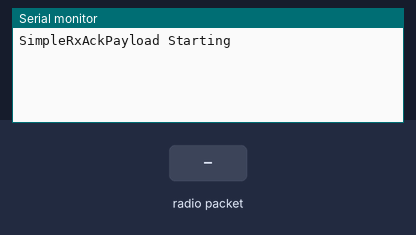
The sketch below on a simulated Arduino Mega 2560, built with avr-gcc and run on an emulated ATmega2560. Parts: the last lines printed to the serial monitor. The test bench sets the inputs (shaded band). No radio packets arrive unless stated.

Above: at 1.2 s.
1.3 s: radio packet "1" arrives
At 2.5 s:
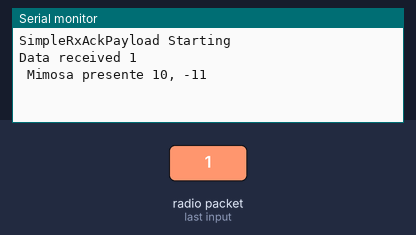
2.8 s: radio packet "0" arrives
At 3.8 s:
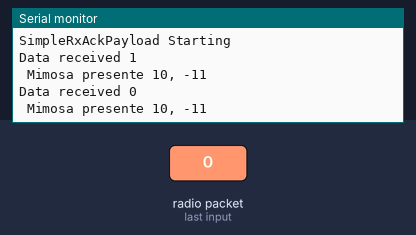
4.3 s: radio packet "2" arrives
At 5.0 s:
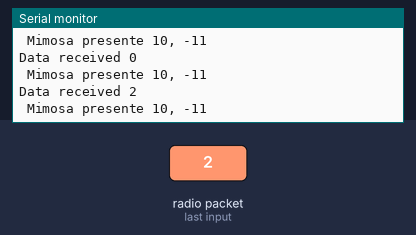

The sketch:

A_possivel_solu__o__2_tew.ino
```cpp
#include <nRF24L01.h>
#include <RF24.h>

#define CE_PIN   3
#define CSN_PIN 53

const byte thisSlaveAddress[5] = {'R','x','A','A','A'};

RF24 radio(CE_PIN, CSN_PIN);

char dataReceived[10]; // this must match dataToSend in the TX
int ackData[2] = {10, -11}; // the two values to be sent to the master
bool newData = false;

//==============

void setup() {

    Serial.begin(9600);

    Serial.println("SimpleRxAckPayload Starting");
    radio.begin();
    radio.setDataRate( RF24_250KBPS );
    radio.openReadingPipe(1, thisSlaveAddress);

    radio.enableAckPayload();
    radio.writeAckPayload(1, &ackData, sizeof(ackData)); // pre-load data

    radio.startListening();
}

//==========

void loop() {
    getData();
    showData();
}

//============

void getData() {
    if ( radio.available() ) {
        radio.read( &dataReceived, sizeof(dataReceived) );
        updateReplyData();
        newData = true;
    }
}

//================

void showData() {
    if (newData == true) {
        Serial.print("Data received ");
        Serial.println(dataReceived);
        Serial.print(" Mimosa presente ");
        Serial.print(ackData[0]);
        Serial.print(", ");
        Serial.println(ackData[1]);
        newData = false;
    }
}

//================

void updateReplyData() {
    ackData[0] -= 1;
    ackData[1] -= 1;
    if (ackData[0] != 10) {
        ackData[0] = 10;
    }
    if (ackData[1]!= -11) {
        ackData[1] = -11;
    }
    radio.writeAckPayload(1, &ackData, sizeof(ackData)); // load the payload for the next time
}
```

Measured:
- after the input at 1.3 s, the serial monitor: prints a new line at once (image 1)
- after the input at 2.8 s, the serial monitor: prints a new line at once (image 2)
- after the input at 4.3 s, the serial monitor: prints a new line at once (image 3)
